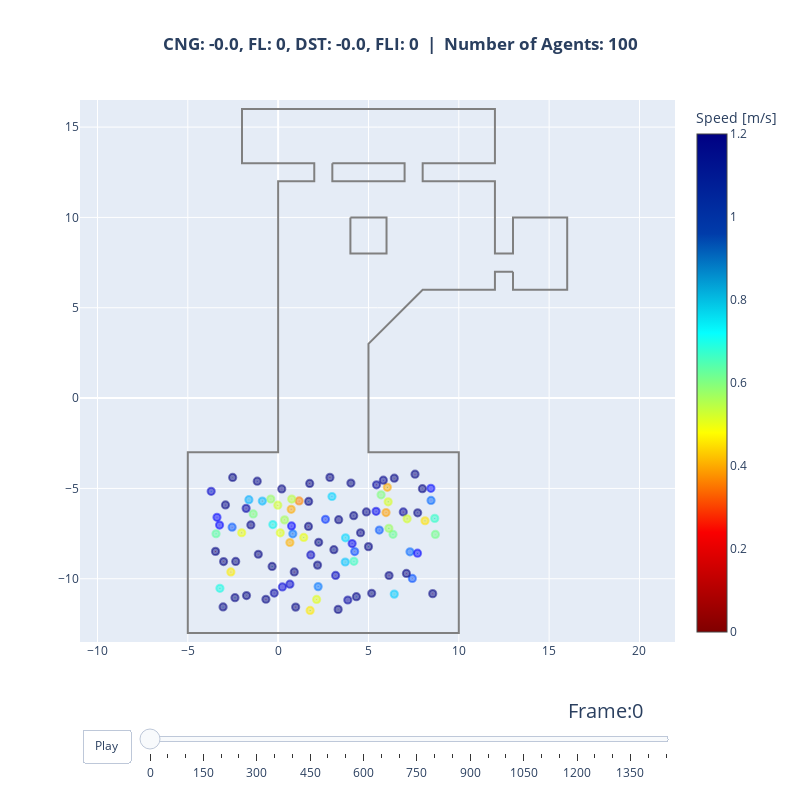

Notebook code cell kept with this figure:
### Code cell
traj, walkable_area = read_sqlite_file("trajectories.sqlite")
note = f"CNG: {beta_cong}, FL: {beta_flow}, DST: {beta_dist}, FLI: {beta_flow_invis}"
animate(traj, walkable_area, title_note=note)
